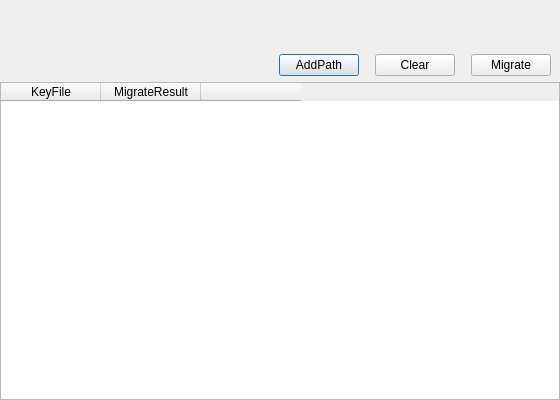
<?xml version="1.0" encoding="UTF-8"?>
<ui version="4.0">
 <class>MigrateDialog</class>
 <widget class="QDialog" name="MigrateDialog">
  <property name="geometry">
   <rect>
    <x>0</x>
    <y>0</y>
    <width>560</width>
    <height>400</height>
   </rect>
  </property>
  <property name="windowTitle">
   <string>MigrateVideo</string>
  </property>
  <layout class="QVBoxLayout" name="verticalLayout_2">
   <property name="spacing">
    <number>0</number>
   </property>
   <property name="leftMargin">
    <number>0</number>
   </property>
   <property name="topMargin">
    <number>0</number>
   </property>
   <property name="rightMargin">
    <number>0</number>
   </property>
   <property name="bottomMargin">
    <number>0</number>
   </property>
   <item>
    <widget class="QWidget" name="mainWidget" native="true">
     <layout class="QVBoxLayout" name="verticalLayout">
      <property name="spacing">
       <number>0</number>
      </property>
      <property name="leftMargin">
       <number>0</number>
      </property>
      <property name="topMargin">
       <number>0</number>
      </property>
      <property name="rightMargin">
       <number>0</number>
      </property>
      <property name="bottomMargin">
       <number>0</number>
      </property>
      <item>
       <widget class="TitleBar" name="titleBar" native="true">
        <property name="minimumSize">
         <size>
          <width>0</width>
          <height>48</height>
         </size>
        </property>
        <property name="maximumSize">
         <size>
          <width>16777215</width>
          <height>48</height>
         </size>
        </property>
       </widget>
      </item>
      <item>
       <widget class="QWidget" name="contentWidget" native="true">
        <layout class="QVBoxLayout" name="verticalLayout_3">
         <property name="spacing">
          <number>0</number>
         </property>
         <property name="leftMargin">
          <number>0</number>
         </property>
         <property name="topMargin">
          <number>0</number>
         </property>
         <property name="rightMargin">
          <number>0</number>
         </property>
         <property name="bottomMargin">
          <number>0</number>
         </property>
         <item alignment="Qt::AlignTop">
          <widget class="QWidget" name="wiget" native="true">
           <layout class="QHBoxLayout" name="horizontalLayout">
            <property name="spacing">
             <number>16</number>
            </property>
            <property name="leftMargin">
             <number>9</number>
            </property>
            <property name="topMargin">
             <number>6</number>
            </property>
            <property name="rightMargin">
             <number>9</number>
            </property>
            <property name="bottomMargin">
             <number>6</number>
            </property>
            <item>
             <spacer name="horizontalSpacer">
              <property name="orientation">
               <enum>Qt::Horizontal</enum>
              </property>
              <property name="sizeHint" stdset="0">
               <size>
                <width>40</width>
                <height>20</height>
               </size>
              </property>
             </spacer>
            </item>
            <item>
             <widget class="QPushButton" name="addPathButton">
              <property name="cursor">
               <cursorShape>PointingHandCursor</cursorShape>
              </property>
              <property name="text">
               <string>AddPath</string>
              </property>
              <property name="ButtonStyle" stdset="0">
               <string>blue</string>
              </property>
             </widget>
            </item>
            <item>
             <widget class="QPushButton" name="clearButton">
              <property name="cursor">
               <cursorShape>PointingHandCursor</cursorShape>
              </property>
              <property name="text">
               <string>Clear</string>
              </property>
              <property name="ButtonStyle" stdset="0">
               <string>blue</string>
              </property>
             </widget>
            </item>
            <item>
             <widget class="QPushButton" name="migrateButton">
              <property name="cursor">
               <cursorShape>PointingHandCursor</cursorShape>
              </property>
              <property name="text">
               <string>Migrate</string>
              </property>
              <property name="ButtonStyle" stdset="0">
               <string>blue</string>
              </property>
             </widget>
            </item>
           </layout>
          </widget>
         </item>
         <item>
          <widget class="QTableWidget" name="keyfileTable">
           <property name="showGrid">
            <bool>false</bool>
           </property>
           <attribute name="horizontalHeaderVisible">
            <bool>true</bool>
           </attribute>
           <attribute name="verticalHeaderVisible">
            <bool>false</bool>
           </attribute>
           <column>
            <property name="text">
             <string>KeyFile</string>
            </property>
           </column>
           <column>
            <property name="text">
             <string>MigrateResult</string>
            </property>
           </column>
           <column>
            <property name="text">
             <string/>
            </property>
           </column>
          </widget>
         </item>
        </layout>
       </widget>
      </item>
     </layout>
    </widget>
   </item>
  </layout>
 </widget>
 <customwidgets>
  <customwidget>
   <class>TitleBar</class>
   <extends>QWidget</extends>
   <header>TitleBar.h</header>
   <container>1</container>
  </customwidget>
 </customwidgets>
 <resources/>
 <connections/>
</ui>
